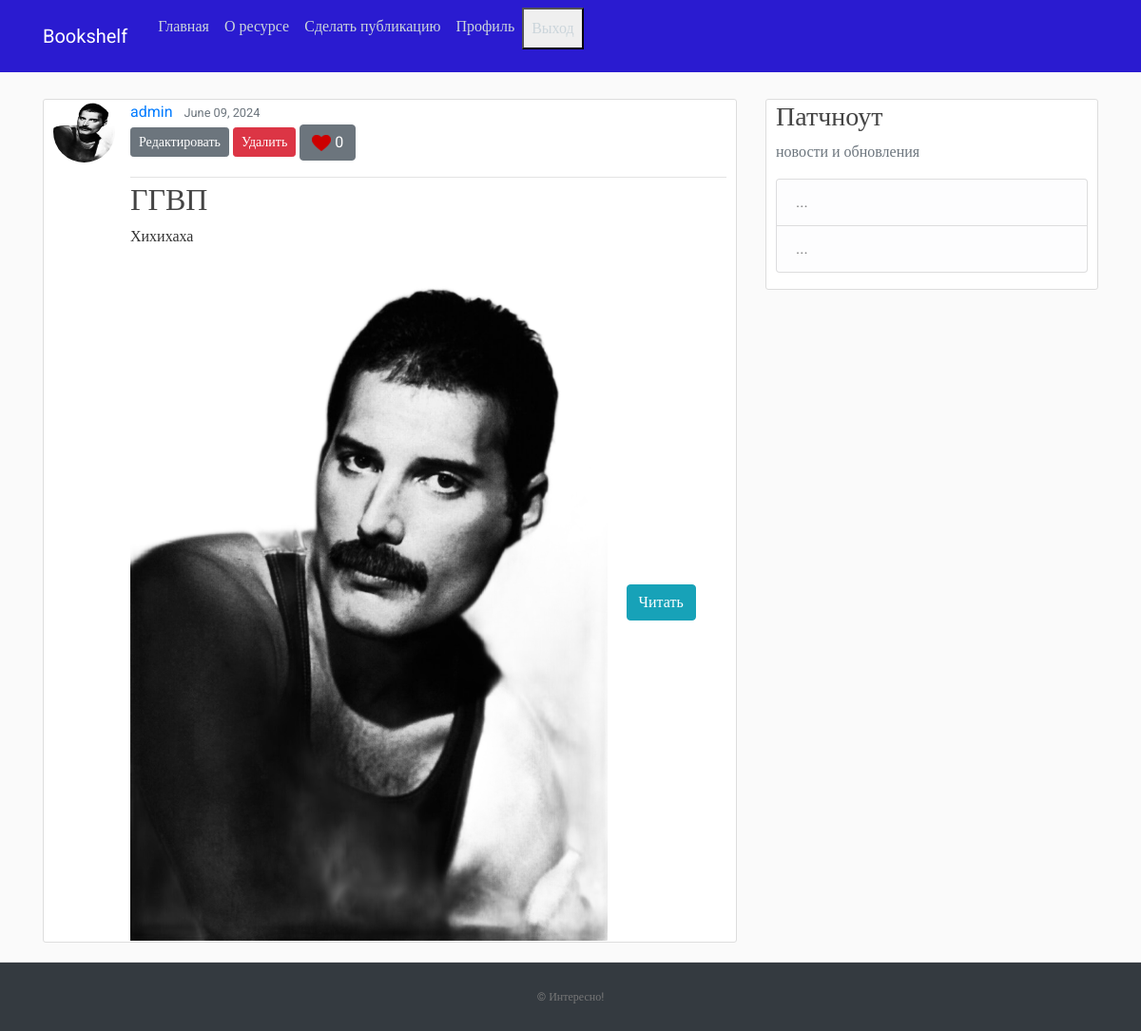
Screenshot of /post/56/ (signed in) with the database file from the repository.
### blog/models.py (models this page shows, shortened)
class Post(models.Model):
    title = models.CharField(max_length=100)
    content = models.TextField(max_length=2500)
    date_posted = models.DateTimeField(default=timezone.now)
    author = models.ForeignKey(USER_MODEL, on_delete=models.CASCADE)
    image = models.ImageField(default='chto.png', upload_to='profile_pics')
    pdf = models.FileField(validators=[FileExtensionValidator(['pdf'])], null="true", upload_to="blog/uploads")
    tag = models.CharField(max_length=20, null=True, default='без тега')

### users/models.py (models this page shows, shortened)
class Profile(models.Model):
    user = models.OneToOneField(User, on_delete=models.CASCADE)
    image = models.ImageField(default='default.jpg', upload_to='profile_pics')

### blog/views.py (the view)
# urls.py: path('post/<int:pk>/', PostDetailView.as_view(), name='post-detail'),
class PostDetailView(DetailView):
    model = Post
    context_object_name = 'object'
    fields = ['title', 'content', 'image','tag']
    def get_context_data(self, **kwargs: Any) -> dict[str, Any]:
        context_data = super().get_context_data(**kwargs)
        post_object = self.get_object()
        user = self.request.user
        context_data[self.context_object_name] = post_object
        context_data['user_like'] = Likes.objects.filter(post_key=post_object, user_key=user)
        return context_data

### blog/templates/blog/post_detail.html (shortened to what this page needs)
{% extends "blog/base.html" %}
{% load static %}
{% block content %}
  <article class="media content-section">
    <img class="rounded-circle article-img" src="{{ object.author.profile.image.url }}">
    <div class="media-body">
      <div class="article-metadata">
        <a class="mr-2" href="#">{{ object.author }}</a>
        <small class="text-muted">{{ object.date_posted|date:"F d, Y" }}</small>
        {% if object.author == user and user.is_authenticated %}
        <form method='POST'>
          <div>
            <a class="btn btn-secondary btn-sm mt-1 mb-1" href="{% url 'post-update' object.id %}">Редактировать</a>
            <a class="btn btn-danger btn-sm mt-1 mb-1" href="{% url 'post-delete' object.id %}">Удалить</a>
        </form>
            {% if not user_like %}
                <a class="btn btn-secondary" href="{% url 'like_post' pk=object.pk %}"><img src={% static "blog/lk.png" %}> {{ object.likes.count }}</a>
            {% else %}
                <a class="btn btn-danger" href="{% url 'unlike_post' pk=object.pk %}"><img src={% static "blog/lk.png" %}> {{ object.likes.count }}</a>
            {% endif %}
          </div>
        {% endif %}
      </div>
      <h2 class="article-title">{{ object.title }}</h2>
      <p class="article-content">{{ object.content }}</p>
      <img class="img-content" src="{{ object.image.url }}">
      <a href={% url 'read' pk=object.pk %} class='btn btn-info'>Читать</a>
    </div>
{% endblock content %}

### blog/static/blog/main.css (style rules this page uses)
body, html { width:100%; height:100% }
body { margin:0; padding:0; background: #fafafa; color: #333333; margin-top: 5rem; font-family:Roboto; }
h1, h2, h3, h4, h5, h6 { color: #444444; }
.content-section { background: #ffffff; padding: 1px 10px; border: 1px solid #dddddd; border-radius: 3px; margin-bottom: 20px; overflow:hidden; min-width: 70%; max-width: 100%; }
.article-title { color: #444444; overflow:hidden; word-break:break-all; }
.article-content { white-space: pre-line; overflow:hidden; hyphens: auto; -moz-hyphens: auto; -webkit-hyphens: auto; -ms-hyphens: auto; hyphenate-limit-chars: 6 3 2; }
.img-content { max-width: 80%; margin-right: 16px; overflow:hidden; }
.article-img { height: 65px; width: 65px; margin-right: 16px; }
.article-metadata { padding-bottom: 1px; margin-bottom: 4px; border-bottom: 1px solid #e3e3e3 }

### rows the page displays
Post: author.profile.image (picture), author "admin", date_posted "June 09, 2024", likes.count "0", title "ГГВП", content "Хихихаха", image (picture)
